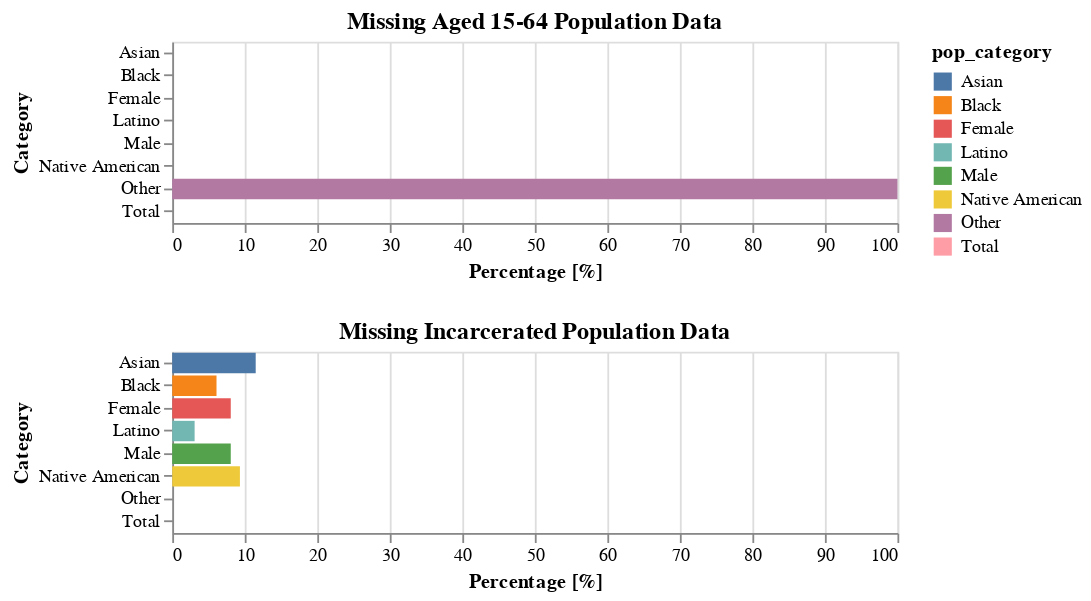

Here is the notebook cell this chart was saved with:
### Markdown cell above
### Which categories are missing data in the aged 16-64 population and incarcerated population dataset?

### Code cell
bar_1&bar_2

### Figure 1 — Vega-Lite specification as saved in the notebook (floating-point values rounded to 4 significant figures)
{"config": {"view": {"continuousWidth": 400, "continuousHeight": 300}}, "vconcat": [{"mark": "bar", "encoding": {"color": {"type": "nominal", "field": "pop_category"}, "x": {"type": "quantitative", "axis": {"title": "Percentage [%]"}, "field": "null_population_prop", "scale": {"domain": [0, 100]}}, "y": {"type": "nominal", "axis": {"title": "Category"}, "field": "pop_category"}}, "height": 100, "title": "Missing Aged 15-64 Population Data", "width": 400}, {"mark": "bar", "encoding": {"color": {"type": "nominal", "field": "pop_category"}, "x": {"type": "quantitative", "axis": {"title": "Percentage [%]"}, "field": "null_prison_population_prop", "scale": {"domain": [0, 100]}}, "y": {"type": "nominal", "axis": {"title": "Category"}, "field": "pop_category"}}, "height": 100, "title": "Missing Incarcerated Population Data", "width": 400}], "data": {"name": "data-990fe8cccbea03c362321ab78c350796"}, "$schema": "https://vega.github.io/schema/vega-lite/v4.8.1.json", "datasets": {"data-990fe8cccbea03c362321ab78c350796": [{"pop_category": "Total", "null_population": 0.0, "null_population_prop": 0.0, "null_prison_population": 0.0, "null_prison_population_prop": 0.0, "full_percent": 100.0}, {"pop_category": "Female", "null_population": 0.0, "null_population_prop": 0.0, "null_prison_population": 115.0, "null_prison_population_prop": 8.07, "full_percent": 100.0}, {"pop_category": "Male", "null_population": 0.0, "null_population_prop": 0.0, "null_prison_population": 115.0, "null_prison_population_prop": 8.07, "full_percent": 100.0}, {"pop_category": "Asian", "null_population": 0.0, "null_population_prop": 0.0, "null_prison_population": 164.0, "null_prison_population_prop": 11.51, "full_percent": 100.0}, {"pop_category": "Black", "null_population": 0.0, "null_population_prop": 0.0, "null_prison_population": 87.0, "null_prison_population_prop": 6.105, "full_percent": 100.0}, {"pop_category": "Latino", "null_population": 0.0, "null_population_prop": 0.0, "null_prison_population": 44.0, "null_prison_population_prop": 3.088, "full_percent": 100.0}, {"pop_category": "Native American", "null_population": 0.0, "null_population_prop": 0.0, "null_prison_population": 133.0, "null_prison_population_prop": 9.333, "full_percent": 100.0}, {"pop_category": "Other", "null_population": 1425.0, "null_population_prop": 100.0, "null_prison_population": 0.0, "null_prison_population_prop": 0.0, "full_percent": 100.0}]}}
